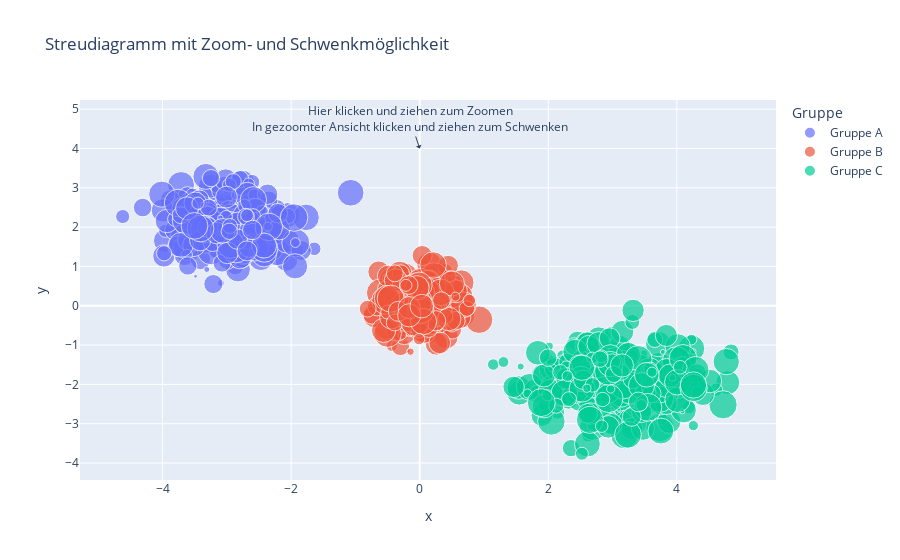

Source (notebook cell):
### Markdown cell above
## 3. Zoomen und Schwenken

### Wie funktioniert Zoomen und Schwenken in Plotly?

In Plotly ist Zoomen und Schwenken standardmäßig aktiviert. Benutzer können:

- **Zoomen**:
  - Mit dem Mausrad zoomen
  - Einen Bereich zum Zoomen aufziehen
  - Die Zoom-Schaltflächen in der Werkzeugleiste verwenden
  
- **Schwenken (Panning)**:
  - In einem gezoomten Diagramm klicken und ziehen
  - Die Pfeiltasten in der Werkzeugleiste verwenden

Du kannst dieses Verhalten anpassen oder erweitern mit:
- Benutzerdefinierten Schaltflächen zum Zoomen auf bestimmte Bereiche
- Automatischem Zoomen auf relevante Datenbereiche
- Einschränkung der Zoom- und Schwenkbereiche

### Beispiel 1: Grundlegendes Zoomen und Schwenken

### Code cell
# Dichte Daten generieren
np.random.seed(42)
n = 1000
x = np.concatenate([
    np.random.normal(-3, 0.5, n//3),   # Cluster links
    np.random.normal(0, 0.3, n//3),    # Cluster Mitte
    np.random.normal(3, 0.7, n//3 + n%3)  # Cluster rechts (Rest-Punkte hinzufügen)
])
y = np.concatenate([
    np.random.normal(2, 0.5, n//3),    # Cluster links
    np.random.normal(0, 0.4, n//3),    # Cluster Mitte
    np.random.normal(-2, 0.6, n//3 + n%3)  # Cluster rechts (Rest-Punkte hinzufügen)
])

# Gruppen-Array mit korrekter Länge erstellen
gruppen = []
for i, gruppe in enumerate(['Gruppe A', 'Gruppe B', 'Gruppe C']):
    if i < 2:
        anzahl = n//3
    else:
        anzahl = n//3 + n%3  # Restliche Punkte zur letzten Gruppe hinzufügen
    gruppen.extend([gruppe] * anzahl)

df = pd.DataFrame({
    'x': x, 
    'y': y, 
    'Gruppe': gruppen,
    'Wert': np.random.uniform(0, 100, n)
})

# Streudiagramm mit Zoom-Hinweis
fig = px.scatter(
    df, 
    x='x', 
    y='y', 
    color='Gruppe',
    hover_name='Gruppe',
    hover_data=['Wert'],
    size='Wert',
    opacity=0.7,
    title='Streudiagramm mit Zoom- und Schwenkmöglichkeit'
)

# Hinweis zum Zoomen hinzufügen
fig.add_annotation(
    x=0, y=4,
    text="Hier klicken und ziehen zum Zoomen<br>In gezoomter Ansicht klicken und ziehen zum Schwenken",
    showarrow=True,
    arrowhead=1
)

fig.show()

### Figure 1 — Plotly figure (JSON) as saved in the notebook; plotly's stock layout.template omitted (floating-point values rounded to 4 significant figures; data arrays with more than 128 entries replaced by an {"elided": "..."} marker saying what was removed)
{"data": [{"customdata": {"elided": "333x1 float values"}, "hovertemplate": "<b>%{hovertext}</b><br><br>Gruppe=Gruppe A<br>x=%{x}<br>y=%{y}<br>Wert=%{customdata[0]}<extra></extra>", "hovertext": {"elided": "333 str values"}, "legendgroup": "Gruppe A", "marker": {"color": "#636efa", "opacity": 0.7, "size": {"elided": "333 float values"}, "sizemode": "area", "sizeref": 0.2497, "symbol": "circle"}, "mode": "markers", "name": "Gruppe A", "orientation": "v", "showlegend": true, "type": "scatter", "x": {"elided": "333 float values"}, "xaxis": "x", "y": {"elided": "333 float values"}, "yaxis": "y"}, {"customdata": {"elided": "333x1 float values"}, "hovertemplate": "<b>%{hovertext}</b><br><br>Gruppe=Gruppe B<br>x=%{x}<br>y=%{y}<br>Wert=%{customdata[0]}<extra></extra>", "hovertext": {"elided": "333 str values"}, "legendgroup": "Gruppe B", "marker": {"color": "#EF553B", "opacity": 0.7, "size": {"elided": "333 float values"}, "sizemode": "area", "sizeref": 0.2497, "symbol": "circle"}, "mode": "markers", "name": "Gruppe B", "orientation": "v", "showlegend": true, "type": "scatter", "x": {"elided": "333 float values"}, "xaxis": "x", "y": {"elided": "333 float values"}, "yaxis": "y"}, {"customdata": {"elided": "334x1 float values"}, "hovertemplate": "<b>%{hovertext}</b><br><br>Gruppe=Gruppe C<br>x=%{x}<br>y=%{y}<br>Wert=%{customdata[0]}<extra></extra>", "hovertext": {"elided": "334 str values"}, "legendgroup": "Gruppe C", "marker": {"color": "#00cc96", "opacity": 0.7, "size": {"elided": "334 float values"}, "sizemode": "area", "sizeref": 0.2497, "symbol": "circle"}, "mode": "markers", "name": "Gruppe C", "orientation": "v", "showlegend": true, "type": "scatter", "x": {"elided": "334 float values"}, "xaxis": "x", "y": {"elided": "334 float values"}, "yaxis": "y"}], "layout": {"annotations": [{"arrowhead": 1, "showarrow": true, "text": "Hier klicken und ziehen zum Zoomen<br>In gezoomter Ansicht klicken und ziehen zum Schwenken", "x": 0, "y": 4}], "legend": {"itemsizing": "constant", "title": {"text": "Gruppe"}, "tracegroupgap": 0}, "title": {"text": "Streudiagramm mit Zoom- und Schwenkmöglichkeit"}, "xaxis": {"anchor": "y", "domain": [0, 1], "title": {"text": "x"}}, "yaxis": {"anchor": "x", "domain": [0, 1], "title": {"text": "y"}}}}
